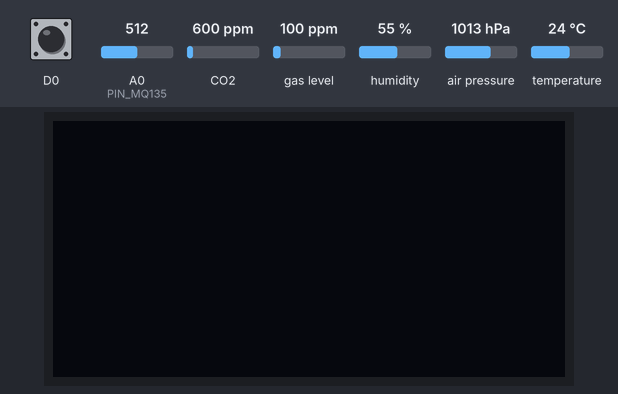
Simulated run of this sketch. Board: ESP8266 (NodeMCU). Parts: 128×64 one-colour display. The test bench sets the inputs (shaded band); at power-on: D0 HIGH, A0 (PIN_MQ135) = 512, CO2 600 ppm, gas level 100 ppm, humidity 55 %, air pressure 1013 hPa, temperature 24 °C. WiFi joins after 1.5 s; servers stay silent unless stated; what the sketch prints to the serial monitor is not drawn.

Above: at 0.1 s.
At 26.6 s:
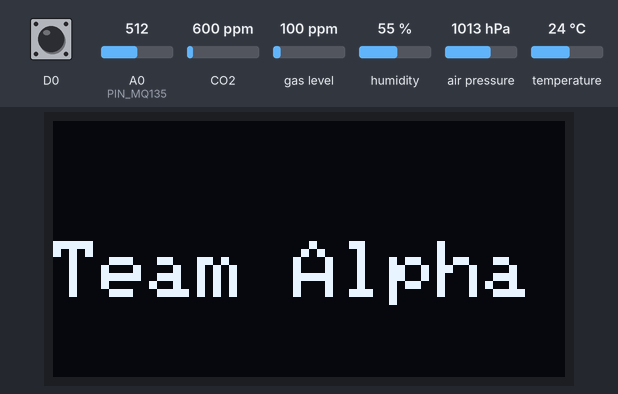
At 29.7 s:
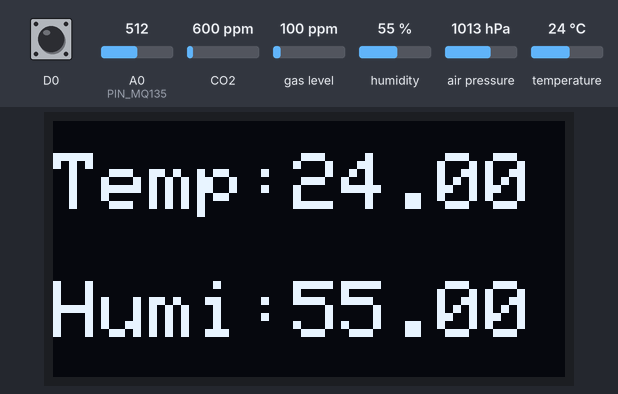
At 32.7 s:
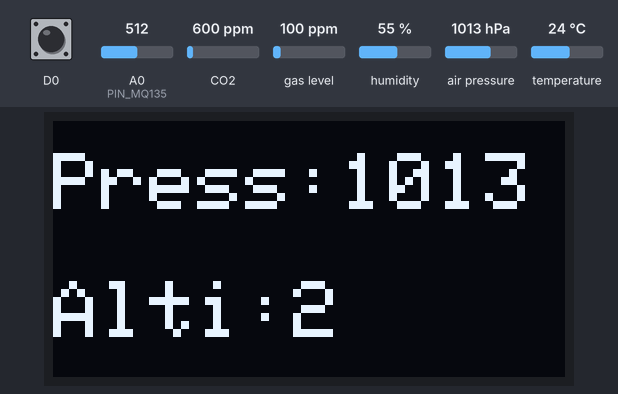
At 35.7 s:
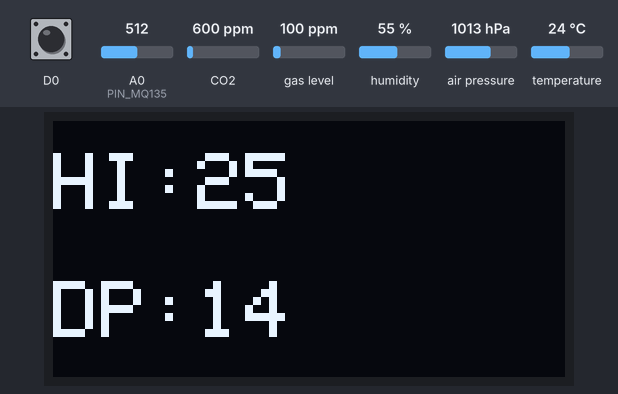
At 38.7 s:
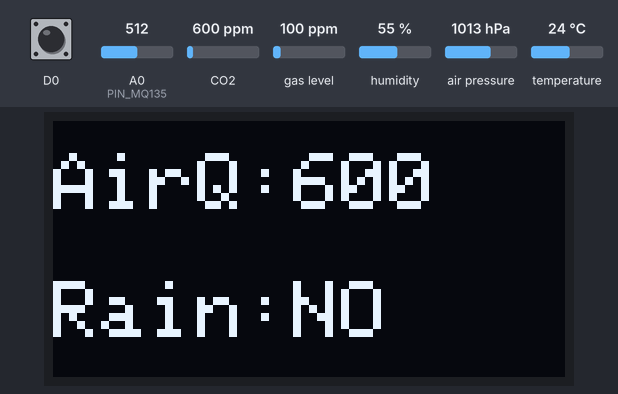

Measured:
- by itself, everything shown: repeats every 36.6 s, in 5 steps
- what the display in image 1 shows lasts 3.0 s, from 26.6 s to 29.6 s
- what the display in image 5 shows lasts 24.5 s, from 38.7 s to 63.2 s

The sketch:

TeamAlphacode.ino
```cpp
// vcc -> 3v3 , gnd -> gnd , sck -> D1 , sdi -> d2


#include <Wire.h>
#include <SPI.h>
#include <Adafruit_Sensor.h>
#include "Adafruit_BME680.h"
#include <Adafruit_GFX.h>
#include <Adafruit_SSD1306.h>
#include <ESP8266WiFi.h>
#include "ThingSpeak.h"
#include <MQ135.h>


char ssid[] = "" ;   // put your network SSID (name)
char pass[] = "";   //put your network password
WiFiClient  client;

unsigned long myChannelNumber = 1930557;  // our thingspeak server channel number
const char * myWriteAPIKey = "";  // put your thingspeak server api key
// our thingspeak server link :- https://thingspeak.com/channels/1930557


#define PIN_MQ135 A0 // MQ135 Analog Input Pin
MQ135 mq135_sensor(PIN_MQ135);

#define OLED_RESET     -1 // Reset pin # (or -1 if sharing Arduino reset pin)
#define SCREEN_ADDRESS 0x3C ///< See datasheet for Address; 0x3D for 128x64, 0x3C for 128x32

Adafruit_SSD1306 display(128, 64, &Wire, OLED_RESET);
#define BME_SCK 14
#define BME_MISO 12
#define BME_MOSI 13
#define BME_CS 15

#define SEALEVELPRESSURE_HPA (1013.25)


Adafruit_BME680 bme; // I2C
// Adafruit_BME680 bme(BME_CS); // hardware SPI
// Adafruit_BME680 bme(BME_CS, BME_MOSI, BME_MISO, BME_SCK);

void setup()
{
  Serial.begin(115200);
  WiFi.mode(WIFI_STA);
  ThingSpeak.begin(client);  // Initialize ThingSpeak

  if(!display.begin(SSD1306_SWITCHCAPVCC, SCREEN_ADDRESS))
  {
    Serial.println(F("SSD1306 allocation failed"));
    for(;;); // Don't proceed, loop forever
  }


//::::::::::::::: bme setup :::::::::::::::::::::::


  if (!bme.begin()) {
    Serial.println(F("Could not find a valid BME680 sensor, check wiring!"));
    while (1);
  }

  // Set up oversampling and filter initialization
  bme.setTemperatureOversampling(BME680_OS_8X);
  bme.setHumidityOversampling(BME680_OS_2X);
  bme.setPressureOversampling(BME680_OS_4X);
  bme.setIIRFilterSize(BME680_FILTER_SIZE_3);
  bme.setGasHeater(320, 150); // 320*C for 150 ms


}


//:::::::::::::::::::::::::::::::::::::::::::::::::::::::::::::::::
//:::::::::::::::::::::: loop:::::::::::::::::::::::::::::::::::::::
//:::::::::::::::::::::::::::::::::::::::::::::::::::::::::::::::
void loop()
{

  pinMode(D0, INPUT);
  pinMode(A0,INPUT);

//:::::::::::::: variables ::::::::::::::::::::::::::::::::::

  float temperature=0;
  float humidity=0;
  float pressure=0;
  float gasResistance=0;
  float altitude=0;
  float heatIndex=0;
  float dewPoint=0;
  float airQuality=0;
  int analogAir=0;
  int analogRain=0;
  int rain=0;


//:::::::::::::::::::::: bme reading ::::::::::::::::::::::::::


  unsigned long endTime = bme.beginReading();
  if (endTime == 0) {
    Serial.println(F("Failed to begin reading :("));
    return;
  }
  Serial.print(F("Reading started at "));
  Serial.print(millis());
  Serial.print(F(" and will finish at "));
  Serial.println(endTime);


  delay(50);

  if (!bme.endReading()) {
    Serial.println(F("Failed to complete reading :("));
    return;
  }
  temperature=bme.temperature;
  humidity=bme.humidity;
  pressure=bme.pressure/100;
  gasResistance=bme.gas_resistance/1000;
  altitude=bme.readAltitude(SEALEVELPRESSURE_HPA);
  heatIndex=calculateHeatIndex(temperature,humidity);
  dewPoint=calculateDewPoint(temperature,humidity);
  Serial.print(F("Reading completed at "));
  Serial.println(millis());

  Serial.print(F("Temperature = "));
  Serial.print(temperature);
  Serial.println(F(" *C"));

  Serial.print(F("Pressure = "));
  Serial.print(pressure);
  Serial.println(F(" hPa"));

  Serial.print(F("Humidity = "));
  Serial.print(humidity);
  Serial.println(F(" %"));

  Serial.print(F("HI = "));
  Serial.print(heatIndex );
  Serial.println(F(" * C"));

  Serial.print(F("DewPoint = "));
  Serial.print(dewPoint );
  Serial.println(F(" * C"));

  Serial.print(F("Gas = "));
  Serial.print(gasResistance );
  Serial.println(F(" KOhms"));

  Serial.print(F("Approx. Altitude = "));
  Serial.print(altitude);
  Serial.println(F(" m"));
  Serial.println();


//::::::::::::::::: rain :::::::::::::::::::::::::::::


  if(digitalRead(D0)  == LOW)
  {
    rain=1;
    Serial.print("It is raining\n");
  }
  else
    rain=0;
  Serial.print("Rain :");
  Serial.println(rain);


// ::::::::::::::::::::: air ::::::::::::::::


  analogAir=analogRead(A0);
  Serial.print(F("Analog value of Air : "));
  Serial.println(analogAir);
  float rzero = mq135_sensor.getRZero();
  float correctedRZero = mq135_sensor.getCorrectedRZero(temperature, humidity);
  float resistance = mq135_sensor.getResistance();
  float ppm = mq135_sensor.getPPM();
  float correctedPPM = mq135_sensor.getCorrectedPPM(temperature, humidity);
  airQuality=correctedPPM;
  Serial.print("AirQuality = ");
  Serial.print(airQuality);
  Serial.println(" ppm");

//::::::::::::::: thingspeak ::::::::::::::::::::::::::

  delay(1000);
  float number1=temperature;
  float number2=humidity;
  float number3=pressure;
  float number4=altitude;
  int number5=rain;
  int number6=heatIndex;
  float number7=airQuality;
  // Connect or reconnect to WiFi
  if(WiFi.status() != WL_CONNECTED){
    Serial.print("Attempting to connect to SSID: ");
    Serial.println(ssid);
    while(WiFi.status() != WL_CONNECTED){
      WiFi.begin(ssid, pass);  // Connect to WPA/WPA2 network. Change this line if using open or WEP network
      Serial.print(".");
      delay(5000);
    }
    Serial.println("\nConnected.");
  }

  // set the fields with the values
  ThingSpeak.setField(1, number1);
  ThingSpeak.setField(2, number2);
  ThingSpeak.setField(3, number3);
  ThingSpeak.setField(4, number4);
  ThingSpeak.setField(5, number5);
  ThingSpeak.setField(6, number6);
  ThingSpeak.setField(7, number7);


  // write to the ThingSpeak channel
  int x = ThingSpeak.writeFields(myChannelNumber, myWriteAPIKey);
  if(x == 200){
    Serial.println("Channel update successful.");
  }
  else{
    Serial.println("Problem updating channel. HTTP error code " + String(x));
  }

  delay(20000); // Wait 20 seconds to update the channel again


//:::::::::::: display ::::::::::::::::::::::::

  display.clearDisplay();
	display.setTextSize(2);
	display.setTextColor(WHITE);

	display.setCursor(0,30);
	display.print("Team Alpha");
  display.display();
	delay(3000);
  display.clearDisplay();


	display.setCursor(0,8);
	display.print("Temp:");
  display.println(temperature);
  display.println("");
	display.print("Humi:");
  display.println(humidity);
	display.display();
	delay(3000);
  display.clearDisplay();

  display.setCursor(0,8);
	display.print("Press:");
  display.println(pressure,0);
  display.println("");
	display.print("Alti:");
  display.println(altitude,0);
	display.display();
  delay(3000);
  display.clearDisplay();

  display.setCursor(0,8);
	display.print("HI:");
  display.println(heatIndex,0);
  display.println("");
	display.print("DP:");
  display.println(dewPoint,0);
	display.display();
  delay(3000);
  display.clearDisplay();

  display.setCursor(0,8);
	display.print("AirQ:");
  display.println(airQuality,0);
  display.println("");
	display.print("Rain:");
  if(rain)
    display.println("YES");
  else
    display.println("NO");
	display.display();
  delay(3000);

}


// less than or equal to 55: dry and comfortable
// between 55 and 65: becoming "sticky" with muggy evenings
// greater than or equal to 65: lots of moisture in the air, becoming oppressive

float calculateDewPoint(float celsius, float humidity)
{
  float b = 17.271;
  float c = 237.7;
  float temp = (b * celsius) / (c + celsius) + log(humidity * 0.01);
  float Td = (c * temp) / (b - temp);
  return Td;
}
//27–32 °C	Caution: fatigue is possible with prolonged exposure and activity. Continuing activity could result in heat cramps.
//32–41 °C	Extreme caution: heat cramps and heat exhaustion are possible. Continuing activity could result in heat stroke.
//41–54 °C	Danger: heat cramps and heat exhaustion are likely; heat stroke is probable with continued activity.
//over 54 °C	Extreme danger: heat stroke is imminent.

float calculateHeatIndex(float t,float h)
{
  float c1 = -8.78469, c2 = 1.6114, c3 = 2.338, c4 = -0.1461, c5= -1.231e-2, c6=-1.6424e-2, c7=2.212e-3, c8=7.255e-4, c9=-3.58e-6  ;
  float A = (( c5 * t) + c2) * t + c1;
  float B = ((c7 * t) + c4) * t + c3;
  float C = ((c9 * t) + c8) * t + c6;

  float hi = (C * h + B) * h + A;

  return hi;
}
```
